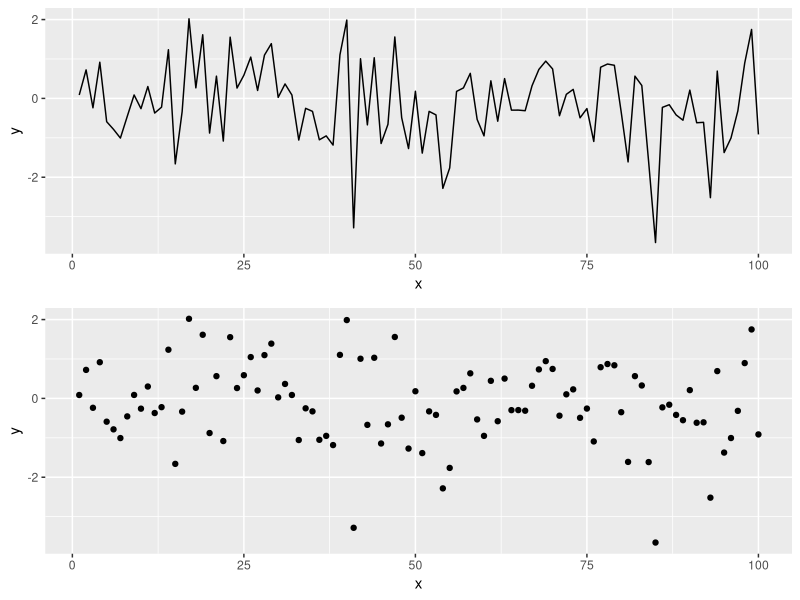
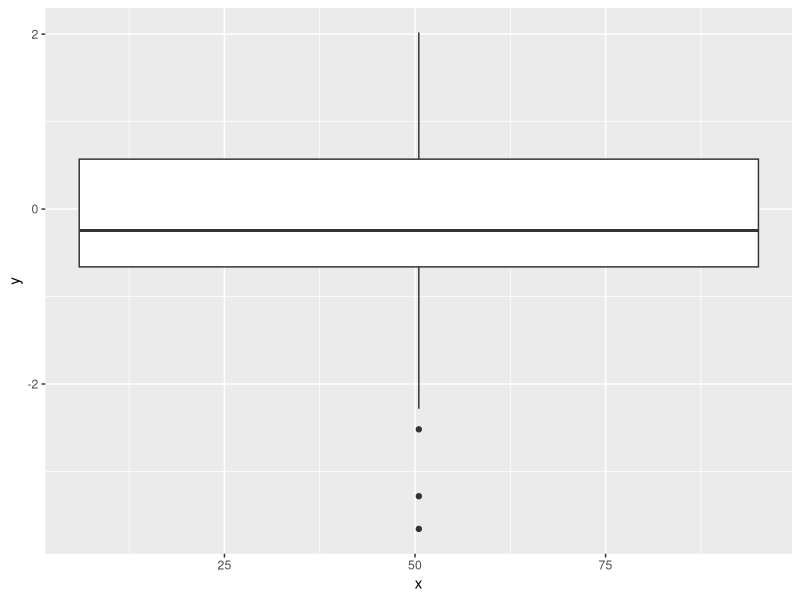

Source code (R) for these figures, in order:
## ---- chunk 1
knitr::opts_chunk$set(echo = TRUE, 
                      fig.width = 8, 
                      fig.height = 8, 
                      fig.alig = "center")
## ---- chunk 2
library(tidyverse)
library(gridExtra)
## ---- chunk 3
# Simulating data according to a normal distribution
x <- seq(1:100)
y <- rnorm(100) 

# Generating data form a normal distribution with mean 0 and variance 1
data <- data.frame(x = x, y = y ) 

# Creating a data frame
p1 = ggplot(data, aes(x= x, y = y)) +
geom_line()

p2 = ggplot(data, aes(x= x, y = y)) +
geom_point()

grid.arrange(p1, p2)
## ---- chunk 4
ggplot(data,
       aes(x = x,
           y = y)) +
  geom_boxplot()
